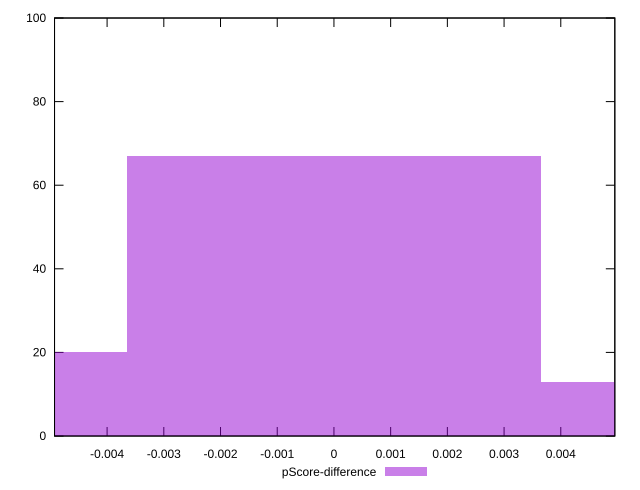

Here is the gnuplot script that generated this plot:
reset

$pScoreDifference <<EOF
0 67
-0.007294432270750274 20
0.007294432270750274 13
EOF

set key outside below
set boxwidth 0.007294432270750274
set xrange [-0.004926891967720282:0.004952886839089232]
set yrange [0:100]
set trange [0:100]
set style fill transparent solid 0.5 noborder
set terminal svg size 640, 490 enhanced background rgb 'white'
set output "report_00017_2021-02-10T15-08-03.406Z/largest-contentful-paint/samples/pages+cached+noadtech+nomedia+nocss/pScore-difference/histogram.svg"

plot $pScoreDifference title "pScore-difference" with boxes

reset
